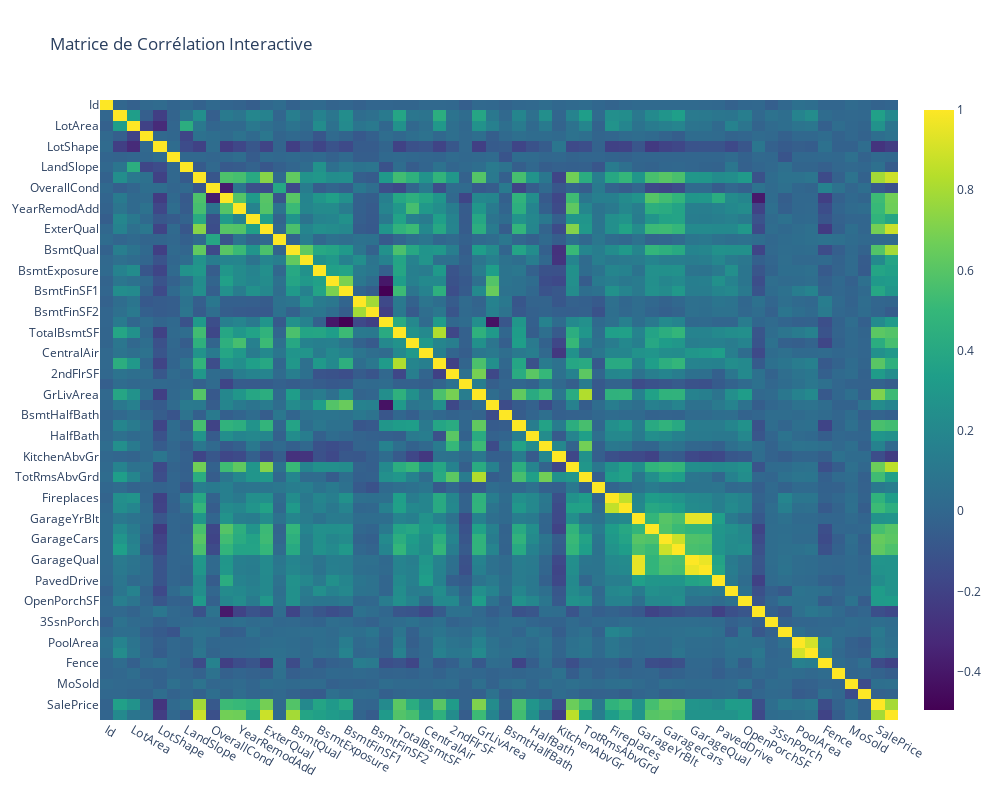

Source (notebook cell):
### Code cell
# Sélection des variables numériques
numeric_cols = train.select_dtypes(include=['int64', 'float64']).columns
corr_matrix = train[numeric_cols].corr()

# Heatmap interactif avec Plotly
import plotly.express as px
fig = px.imshow(
    corr_matrix,
    color_continuous_scale='viridis',
    aspect="auto",
    title='Matrice de Corrélation Interactive'
)
fig.update_layout(width=1000, height=800)
fig.show()

### Figure 1 — Plotly figure (JSON) as saved in the notebook; plotly's stock layout.template omitted (floating-point values rounded to 4 significant figures; data arrays with more than 128 entries replaced by an {"elided": "..."} marker saying what was removed)
{"data": [{"coloraxis": "coloraxis", "hovertemplate": "x: %{x}<br>y: %{y}<br>color: %{z}<extra></extra>", "name": "0", "type": "heatmap", "x": ["Id", "LotFrontage", "LotArea", "Street", "LotShape", "Utilities", "LandSlope", "OverallQual", "OverallCond", "YearBuilt", "YearRemodAdd", "MasVnrArea", "ExterQual", "ExterCond", "BsmtQual", "BsmtCond", "BsmtExposure", "BsmtFinType1", "BsmtFinSF1", "BsmtFinType2", "BsmtFinSF2", "BsmtUnfSF", "TotalBsmtSF", "HeatingQC", "CentralAir", "1stFlrSF", "2ndFlrSF", "LowQualFinSF", "GrLivArea", "BsmtFullBath", "BsmtHalfBath", "FullBath", "HalfBath", "BedroomAbvGr", "KitchenAbvGr", "KitchenQual", "TotRmsAbvGrd", "Functional", "Fireplaces", "FireplaceQu", "GarageYrBlt", "GarageFinish", "GarageCars", "GarageArea", "GarageQual", "GarageCond", "PavedDrive", "WoodDeckSF", "OpenPorchSF", "EnclosedPorch", "3SsnPorch", "ScreenPorch", "PoolArea", "PoolQC", "Fence", "MiscVal", "MoSold", "YrSold", "SalePrice", "TotalQual"], "xaxis": "x", "y": ["Id", "LotFrontage", "LotArea", "Street", "LotShape", "Utilities", "LandSlope", "OverallQual", "OverallCond", "YearBuilt", "YearRemodAdd", "MasVnrArea", "ExterQual", "ExterCond", "BsmtQual", "BsmtCond", "BsmtExposure", "BsmtFinType1", "BsmtFinSF1", "BsmtFinType2", "BsmtFinSF2", "BsmtUnfSF", "TotalBsmtSF", "HeatingQC", "CentralAir", "1stFlrSF", "2ndFlrSF", "LowQualFinSF", "GrLivArea", "BsmtFullBath", "BsmtHalfBath", "FullBath", "HalfBath", "BedroomAbvGr", "KitchenAbvGr", "KitchenQual", "TotRmsAbvGrd", "Functional", "Fireplaces", "FireplaceQu", "GarageYrBlt", "GarageFinish", "GarageCars", "GarageArea", "GarageQual", "GarageCond", "PavedDrive", "WoodDeckSF", "OpenPorchSF", "EnclosedPorch", "3SsnPorch", "ScreenPorch", "PoolArea", "PoolQC", "Fence", "MiscVal", "MoSold", "YrSold", "SalePrice", "TotalQual"], "yaxis": "y", "z": {"elided": "60x60 float values"}}], "layout": {"coloraxis": {"colorscale": [[0, "#440154"], [0.1111, "#482878"], [0.2222, "#3e4989"], [0.3333, "#31688e"], [0.4444, "#26828e"], [0.5556, "#1f9e89"], [0.6667, "#35b779"], [0.7778, "#6ece58"], [0.8889, "#b5de2b"], [1, "#fde725"]]}, "height": 800, "title": {"text": "Matrice de Corrélation Interactive"}, "width": 1000, "xaxis": {"anchor": "y", "domain": [0, 1]}, "yaxis": {"anchor": "x", "autorange": "reversed", "domain": [0, 1]}}}
